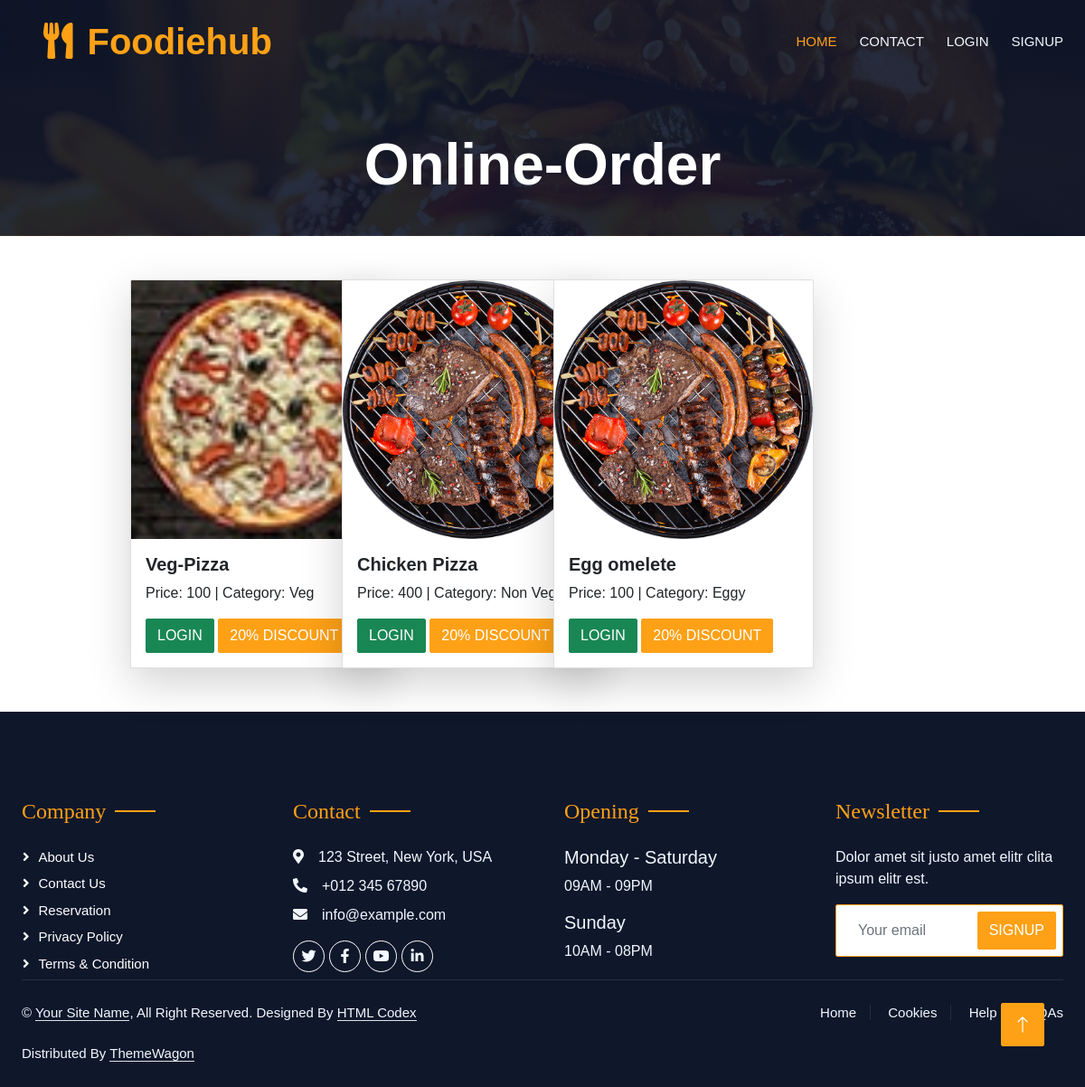
The app's page /onlne_order with its own data.
### home/models.py (models this page shows, shortened)
class BaseModel(models.Model):
    uid=models.UUIDField(default=uuid.uuid4 ,editable=False , primary_key=True)
    created_at = models.DateTimeField(auto_now_add=True)
    updated_at = models.DateTimeField(auto_now_add=True)
    class Meta:
        abstract=True

class Dishes(BaseModel):
    category = models.ForeignKey(DishCategory , on_delete=models.CASCADE , related_name="dishes")
    Dish_name=models.CharField(max_length=100)
    Price= models.IntegerField(default=100)
    images = models.ImageField(upload_to='dish')

class DishCategory(BaseModel):
    category_name= models.CharField(max_length=100)

### home/views.py (the view)
# urls.py: path('onlne_order',views.onlineorder,name='onlineorder'),
def onlineorder(request):
    dishes = Dishes.objects.all()
    context = {'dishes' : dishes}
    return render(request,"dish.html" , context)

### template/dish.html (shortened to what this page needs)
<!DOCTYPE html>
<html lang="en">
<head>
    <link href="https://cdn.jsdelivr.net/npm/bootstrap@5.3.3/dist/css/bootstrap.min.css" rel="stylesheet">
    <link rel="stylesheet" href="https://cdnjs.cloudflare.com/ajax/libs/font-awesome/6.3.0/css/all.min.css">
    <link href="https://cdnjs.cloudflare.com/ajax/libs/font-awesome/5.10.0/css/all.min.css" rel="stylesheet">
    <link href="https://cdn.jsdelivr.net/npm/bootstrap-icons@1.4.1/font/bootstrap-icons.css" rel="stylesheet">
    <link href="https://cdn.jsdelivr.net/npm/bootstrap-icons@1.4.1/font/bootstrap-icons.css" rel="stylesheet">
    <link href="/static/lib/animate/animate.min.css" rel="stylesheet">
    <link href="/static/lib/owlcarousel/assets/owl.carousel.min.css" rel="stylesheet">
    <link href="/static/lib/tempusdominus/css/tempusdominus-bootstrap-4.min.css" rel="stylesheet" />
    <link href="/static/css/bootstrap.min.css" rel="stylesheet">
    <link href="/static/css/style.css" rel="stylesheet">
</head>
<body>
    <div class="container-xxl bg-white p-0">
        <div class="container-xxl position-relative p-0">
            <nav class="navbar navbar-expand-lg navbar-dark bg-dark px-4 px-lg-5 py-3 py-lg-0">
                <a href="" class="navbar-brand p-0">
                    <h1 class="text-primary m-0"><i class="fa fa-utensils me-3"></i>Foodiehub</h1>
                </a>
                <div class="collapse navbar-collapse" id="navbarCollapse">
                    <div class="navbar-nav ms-auto py-0 pe-4">
                        <a href={% url 'home' %} class="nav-item nav-link active">Home</a>
                        <a href={% url 'contact' %} class="nav-item nav-link">Contact</a>
                        {% if user.is_authenticated %}
                        <ul class="navbar-nav mr-2">
                            <li class="nav-item dropdown">
                                <a class="nav-link dropdown-toggle" href='#' id="navbarDropdown" role="button"data-toggle="dropdown">{{request.user}}</a>
                                <div class="dropdown-menu" aria-labelledby="navbarDropdown">
                                    <a class="dropdown-item" href="/profile">Profile</a>
                                    <a class="dropdown-item" href="/logout">Logout</a>
                                </div>
                            </li>
                        </ul>
                        {% else %}
                        <a data-toggle="modal" data-target="#loginModal" class="nav-item nav-link">Login</a>
                        <a data-toggle="modal" data-target="#signupModal" class="nav-item nav-link">SignUp</a>
                        {% endif %}
                    </div>
                </div>
            </nav>
            <div class="container-xxl py-5 bg-dark hero-header mb-5">
                <div class="container text-center my-5 pt-5 pb-4">
                    <h1 class="display-3 text-white mb-3 animated slideInDown">Online-Order</h1>
                </div>
            </div>
        </div>
        <div class="container mt-5">
            <div class="row">
                {% for dish in dishes %}
                <div class="col-md-3">
                    <div class="card shadow-lg" style="width: 18rem;">
                        <img src="/static/{{dish.images}}" class="card-img-top" alt="...">
                        <div class="card-body">
                            <h5 class="card-title">{{dish.Dish_name}}</h5>
                            <p>Price: {{dish.Price}} | Category: {{dish.category.category_name}}</p>
                             {% if user.is_authenticated %}
                            <a href="{% url 'add_cart' dish.uid %}" class="btn btn-success">Cart <i class="fa-solid fa-cart-shopping"></i></a>
                             {% else %}
                             <a data-toggle="modal" data-target="#loginModal" class="btn btn-success">Login</a>
                             {% endif %}
                            <a href="#" class="btn btn-primary">20% discount</a>
                        </div>
                    </div>
                </div>
                {% endfor %}
            </div>
        </div>
        <div class="container-fluid bg-dark text-light footer pt-5 mt-5 wow fadeIn" data-wow-delay="0.1s">
            <div class="container1 py-5">
                <div class="row g-5">
                    <div class="col-lg-3 col-md-6">
                        <h4 class="section-title ff-secondary text-start text-primary fw-normal mb-4">Company</h4>
                        <a class="btn btn-link" href="">About Us</a>
                        <a class="btn btn-link" href="">Contact Us</a>
                        <a class="btn btn-link" href="">Reservation</a>
                        <a class="btn btn-link" href="">Privacy Policy</a>
                        <a class="btn btn-link" href="">Terms & Condition</a>
                    </div>
                    <div class="col-lg-3 col-md-6">
                        <h4 class="section-title ff-secondary text-start text-primary fw-normal mb-4">Contact</h4>
                        <p class="mb-2"><i class="fa fa-map-marker-alt me-3"></i>123 Street, New York, USA</p>
                        <p class="mb-2"><i class="fa fa-phone-alt me-3"></i>+012 345 67890</p>
                        <p class="mb-2"><i class="fa fa-envelope me-3"></i>info@example.com</p>
                        <div class="d-flex pt-2">
                            <a class="btn btn-outline-light btn-social" href=""><i class="fab fa-twitter"></i></a>
                            <a class="btn btn-outline-light btn-social" href=""><i class="fab fa-facebook-f"></i></a>
                            <a class="btn btn-outline-light btn-social" href=""><i class="fab fa-youtube"></i></a>
                            <a class="btn btn-outline-light btn-social" href=""><i class="fab fa-linkedin-in"></i></a>
                        </div>
                    </div>
                    <div class="col-lg-3 col-md-6">
                        <h4 class="section-title ff-secondary text-start text-primary fw-normal mb-4">Opening</h4>
                        <h5 class="text-light fw-normal">Monday - Saturday</h5>
                        <p>09AM - 09PM</p>
                        <h5 class="text-light fw-normal">Sunday</h5>
                        <p>10AM - 08PM</p>
                    </div>
                    <div class="col-lg-3 col-md-6">
                        <h4 class="section-title ff-secondary text-start text-primary fw-normal mb-4">Newsletter</h4>
                        <p>Dolor amet sit justo amet elitr clita ipsum elitr est.</p>
                        <div class="position-relative mx-auto" style="max-width: 400px;">
                            <input class="form-control border-primary w-100 py-3 ps-4 pe-5" type="text"
                                placeholder="Your email">
                            <button type="button"
                                class="btn btn-primary py-2 position-absolute top-0 end-0 mt-2 me-2">SignUp</button>
                        </div>
                    </div>
                </div>
            </div>
            <div class="container1">
                <div class="copyright">
                    <div class="row">
                        <div class="col-md-6 text-center text-md-start mb-3 mb-md-0">
                            &copy; <a class="border-bottom" href="#">Your Site Name</a>, All Right Reserved.
                            Designed By <a class="border-bottom" href="https://htmlcodex.com">HTML Codex</a><br><br>
                            Distributed By <a class="border-bottom" href="https://themewagon.com"
                                target="_blank">ThemeWagon</a>
                        </div>
                        <div class="col-md-6 text-center text-md-end">
                            <div class="footer-menu">
                                <a href="">Home</a>
                                <a href="">Cookies</a>
                                <a href="">Help</a>
                                <a href="">FQAs</a>
                            </div>
                        </div>
                    </div>
                </div>
            </div>
        </div>
        <a href="#" class="btn btn-lg btn-primary btn-lg-square back-to-top"><i class="bi bi-arrow-up"></i></a>
    </div>
</body>
</html>

### static/css/style.css (style rules this page uses)
:root { --primary: #FEA116; --light: #F1F8FF; --dark: #0F172B; }
.ff-secondary { font-family: 'Pacifico', cursive; }
.back-to-top { position: fixed; display: none; right: 45px; bottom: 45px; z-index: 99; }
.btn { font-family: 'Nunito', sans-serif; font-weight: 500; text-transform: uppercase; transition: .5s; }
.btn.btn-primary, .btn.btn-secondary { color: #FFFFFF; }
.btn-lg-square { width: 48px; height: 48px; }
.btn-square, .btn-sm-square, .btn-lg-square { padding: 0; display: flex; align-items: center; justify-content: center; font-weight: normal; border-radius: 2px; }
.navbar-dark .navbar-nav .nav-link { position: relative; margin-left: 25px; padding: 35px 0; font-size: 15px; color: var(--light) !important; text-transform: uppercase; font-weight: 500; outline: none; transition: .5s; }
.navbar-dark .navbar-nav .nav-link:hover, .navbar-dark .navbar-nav .nav-link.active { color: var(--primary) !important; }
@media (min-width: 992px) { .navbar-dark { position: absolute; width: 100%; top: 0; left: 0; z-index: 999; background: transparent !important; } }
.hero-header { background: linear-gradient(rgba(15, 23, 43, .9), rgba(15, 23, 43, .9)), url(../img/foodiesfeed.com_burger-with-melted-cheese.jpg); background-position: center center; background-repeat: no-repeat; background-size: cover; }
.section-title { position: relative; display: inline-block; }
.section-title::before { position: absolute; content: ""; width: 45px; height: 2px; top: 50%; left: -55px; margin-top: -1px; background: var(--primary); }
.section-title::after { position: absolute; content: ""; width: 45px; height: 2px; top: 50%; right: -55px; margin-top: -1px; background: var(--primary); }
.section-title.text-start::before, .section-title.text-end::after { display: none; }
.footer .btn.btn-social { margin-right: 5px; width: 35px; height: 35px; display: flex; align-items: center; justify-content: center; color: var(--light); border: 1px solid #FFFFFF; border-radius: 35px; transition: .3s; }
.footer .btn.btn-link { display: block; margin-bottom: 5px; padding: 0; text-align: left; color: #FFFFFF; font-size: 15px; font-weight: normal; text-transform: capitalize; transition: .3s; }
.footer .btn.btn-link::before { position: relative; content: "\f105"; font-family: "Font Awesome 5 Free"; font-weight: 900; margin-right: 10px; }
.footer .copyright { padding: 25px 0; font-size: 15px; border-top: 1px solid rgba(256, 256, 256, .1); }
.footer .copyright a { color: var(--light); }
.footer .footer-menu a { margin-right: 15px; padding-right: 15px; border-right: 1px solid rgba(255, 255, 255, .1); }
.footer .footer-menu a:last-child { margin-right: 0; padding-right: 0; border-right: none; }

### template/dish.html (style rules this page uses)
.nav-link { color: #666666 !important; }
.mu-header, nav, header { background-color: black !important; }
.container { width: 80%; }
.navbar.navbar-expand-lg.navbar-dark.bg-dark.px-4.px-lg-5 { padding-right: 0rem !important; }

### records on screen
Dishes: images (picture), Dish_name "Veg-Pizza", Price "100", category.category_name "Veg"
Dishes: images (picture), Dish_name "Chicken Pizza", Price "400", category.category_name "Non Veg"
Dishes: images (picture), Dish_name "Egg omelete", Price "100", category.category_name "Eggy"
